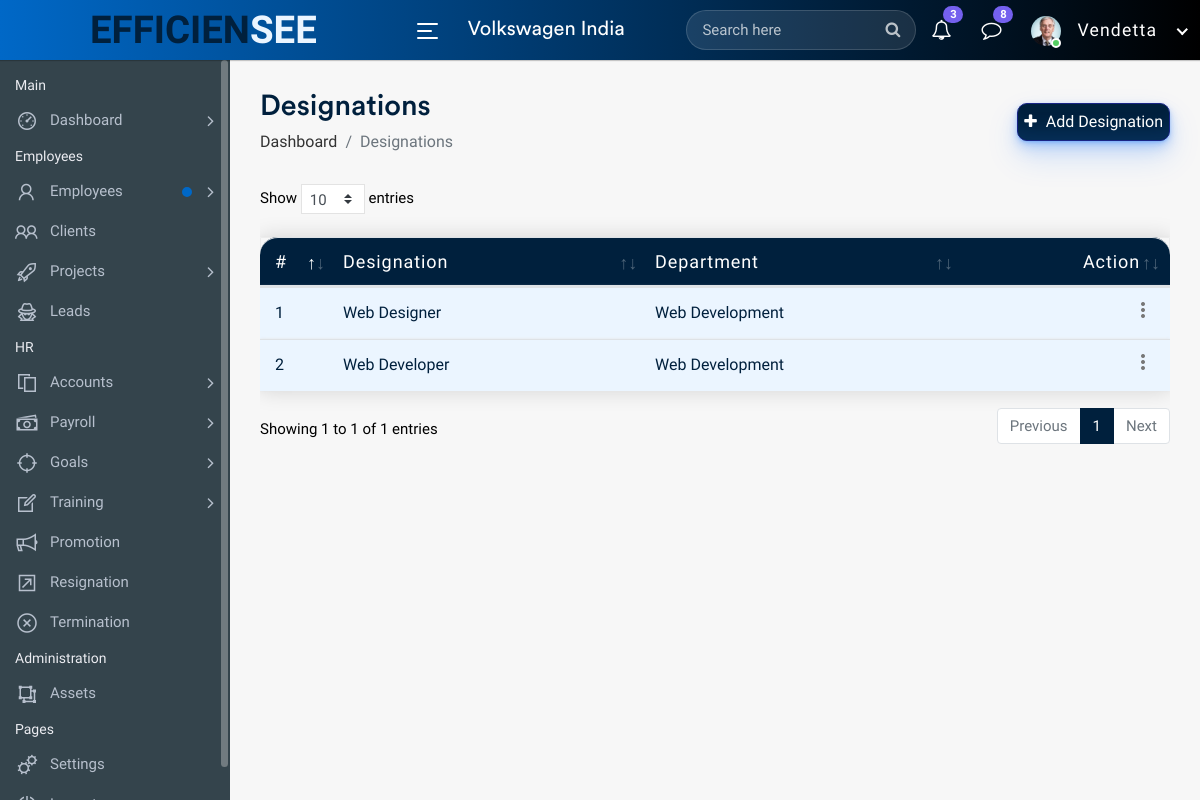
/designations.php (signed in), run on the app's committed database.
### tables this page shows
CREATE TABLE `users` (
    `id` int(11) NOT NULL,
    `FirstName` varchar(200) NOT NULL,
    `LastName` varchar(200) NOT NULL,
    `UserName` varchar(200) NOT NULL,
    `Email` varchar(100) NOT NULL,
    `Password` varchar(200) NOT NULL,
    `Phone` varchar(20) NOT NULL,
    `Address` varchar(200) NOT NULL,
    `Picture` varchar(255) NOT NULL,
    `Option` varchar(255) NOT NULL, 
    `dateTime` datetime NOT NULL DEFAULT current_timestamp()
);

CREATE TABLE `designations` (
  `id` int(11) NOT NULL,
  `Designation` varchar(100) NOT NULL,
  `Department` varchar(100) NOT NULL,
  `Date` date NOT NULL DEFAULT current_timestamp()
);

### designations.php (the view, shortened to what this page needs)
<?php
	include_once('includes/functions.php');
 ?>
<!DOCTYPE html>
<html lang="en">
    <head>
		<link rel="stylesheet" href="assets/css/tables.css">
        <link rel="stylesheet" href="assets/css/bootstrap.min.css">
        <link rel="stylesheet" href="assets/css/font-awesome.min.css">
        <link rel="stylesheet" href="assets/css/line-awesome.min.css">
		<link rel="stylesheet" href="assets/css/select2.min.css">
		<link rel="stylesheet" href="assets/css/dataTables.bootstrap4.min.css">
		<link rel="stylesheet" href="assets/css/designations.css">
        <link rel="stylesheet" href="assets/css/style.css">
    </head>
    <body>
        <div class="main-wrapper">
            <?php include_once("includes/header.php");?>
            <?php include_once("includes/sidebar.php");?>
            <div class="page-wrapper">
                <div class="content container-fluid">
					<div class="page-header">
						<div class="row align-items-center">
							<div class="col">
								<h3 class="page-title">Designations</h3>
								<ul class="breadcrumb">
									<li class="breadcrumb-item"><a href="index.php">Dashboard</a></li>
									<li class="breadcrumb-item active">Designations</li>
								</ul>
							</div>
							<div class="col-auto float-right ml-auto">
								<a href="#" class="btn add-btn" data-toggle="modal" data-target="#add_designation"><i class="fa fa-plus"></i> Add Designation</a>
							</div>
						</div>
					</div>
					<div class="row">
						<div class="col-md-12">
							<div class="table-responsive">
								<table class="table table-striped custom-table mb-0 datatable">
									<thead>
										<tr>
											<th style="width: 30px;">#</th>
											<th>Designation </th>
											<th>Department </th>
											<th class="text-right">Action</th>
										</tr>
									</thead>
									<?php
										$sql = "SELECT * FROM designations";
										$query = $dbh->prepare($sql);
										$query->execute();
										$results=$query->fetchAll(PDO::FETCH_OBJ);
										$cnt=1;
										if($query->rowCount() > 0)
										{
										foreach($results as $row)
										{
									?>
									<tbody>
										<tr>
											<td><?php echo $cnt; ?></td>
											<td><?php echo htmlentities($row->Designation); ?></td>
											<td><?php echo htmlentities($row->Department); ?></td>
											<td class="text-right">
                                            <div class="dropdown dropdown-action">
													<a href="#" class="action-icon dropdown-toggle" data-toggle="dropdown" aria-expanded="false"><i class="material-icons">more_vert</i></a>
												</div>
											</td>
										</tr>
									</tbody>
									<?php $cnt +=1;
										}
									}?>
								</table>
							</div>
						</div>
					</div>
                </div>
            </div>
        </div>
    </body>
</html>

### includes/header.php (shortened to what this page needs)
<link rel="stylesheet" href="assets/css/header.css">
<div class="header">
	<div class="header-left" id="header-left">
		<a href="user-landing.php" class="logo" id="logo">
			<span style="color:#00203D;">EFFICIEN</span>SEE
		</a>
	</div>
	<a id="toggle_btn" href="javascript:void(0);">
		<span class="bar-icon">
			<span></span>
			<span></span>
			<span></span>
		</span>
	</a>
	<div class="page-title-box">
		<h3>Volkswagen India</h3>
	</div>
	<ul class="nav user-menu">
		<li class="nav-item">
			<div class="top-nav-search">
				<form action="search.php">
					<input class="form-control" type="text" placeholder="Search here">
					<button class="btn" type="submit"><i class="fa fa-search"></i></button>
				</form>
			</div>
		</li>
		<li class="nav-item dropdown">
			<a href="#" class="dropdown-toggle nav-link" data-toggle="dropdown">
				<i class="fa fa-bell-o"></i> <span class="badge badge-pill">3</span>
			</a>
		</li>
		<li class="nav-item dropdown">
			<a href="#" class="dropdown-toggle nav-link" data-toggle="dropdown">
				<i class="fa fa-comment-o"></i> <span class="badge badge-pill">8</span>
			</a>
		</li>
		<?php
		$sql = "SELECT * from users";
		$query = $dbh -> prepare($sql);
		$query->execute();
		$result=$query->fetch(PDO::FETCH_OBJ);
		?>
		<li class="nav-item dropdown has-arrow main-drop">
			<a href="#" class="dropdown-toggle nav-link" id="image-and-name" data-toggle="dropdown">
				<span class="user-img" id="user-img"><img src="./profiles/<?php echo htmlentities($result->Picture);?>" alt="User Picture">
				<span class="status online"></span></span>
				<span id="user-name-input"><?php echo htmlentities(ucfirst($_SESSION['userlogin']));?></span>
			</a>
		</li>
	</ul>
</div>

### assets/css/tables.css (style rules this page uses)
table th:first-child { border-top-left-radius: 18px; }
table th:last-child { border-top-right-radius: 18px; }
.table { border-collapse: collapse; margin: 25px 0; font-size: 16px; font-family: sans-serif; min-width: 400px; box-shadow: 0 0 20px rgba(0, 0, 0, 0.15); }
.table thead tr { font-size: 18px; background-color: #00203D; color: #ffffff; text-align: left; }
.table th, .table td { padding: 12px 15px; }
.table tbody tr { border-bottom: 1px solid #dddddd; }
.table tbody tr:last-of-type { border-bottom: 2px solid #00203D; }

### assets/css/header.css (style rules this page uses)
.header { background-image: linear-gradient(to right, #0068c7, #000); border-bottom: 1px solid transparent; box-shadow: 0 1px 1px 0 rgba(0, 0, 0, 0.2); height: 60px; left: 0; position: fixed; right: 0; top: 0; z-index: 1002; }
.header .header-left { float: left; padding: 0 90px; position: relative; text-align: center; z-index: 1; transition: all 0.2s ease-in-out; }
#header-left { display: flex; align-items: center; justify-content: center; height: 100%; }
#logo { font-size: 2.4rem; color: #ebf5ff; font-family: "Roboto Slab", serif; font-family: "Tajawal", sans-serif; font-weight: bolder; }
.bar-icon { display: inline-block; width: 21px; }
.bar-icon span { background-color: #fff; border-radius: 500px; display: block; float: left; height: 2px; margin-bottom: 5px; width: 21px; }
.bar-icon span:nth-child(2) { width: 15px; }
.bar-icon span:nth-child(3) { margin-bottom: 0; }
#image-and-name { display: flex; gap: 1rem; align-items: center; }
#user-name-input { font-size: 1.1rem; letter-spacing: 1.2px; }
.header .dropdown-toggle::after { display: none; }
.header .has-arrow .dropdown-toggle:after { border-top: 0; border-left: 0; border-bottom: 2px solid #fff; border-right: 2px solid #fff; content: ""; height: 8px; display: inline-block; pointer-events: none; -webkit-transform-origin: 66% 66%; -ms-transform-origin: 66% 66%; transform-origin: 66% 66%; -webkit-transform: rotate(45deg); -ms-transform: rotate(45deg); transform: rotate(45deg); -webkit-transition: all 0.15s ease-in-out; transition: all 0.15s ease-in-out; width: 8px; vertical-align: 2px; }

### data on the page
users: Picture (picture)
designations: Designation "Web Designer", Department "Web Development"
designations: Designation "Web Developer", Department "Web Development"

### other printed values
$_SESSION['userlogin'] "Vendetta"
